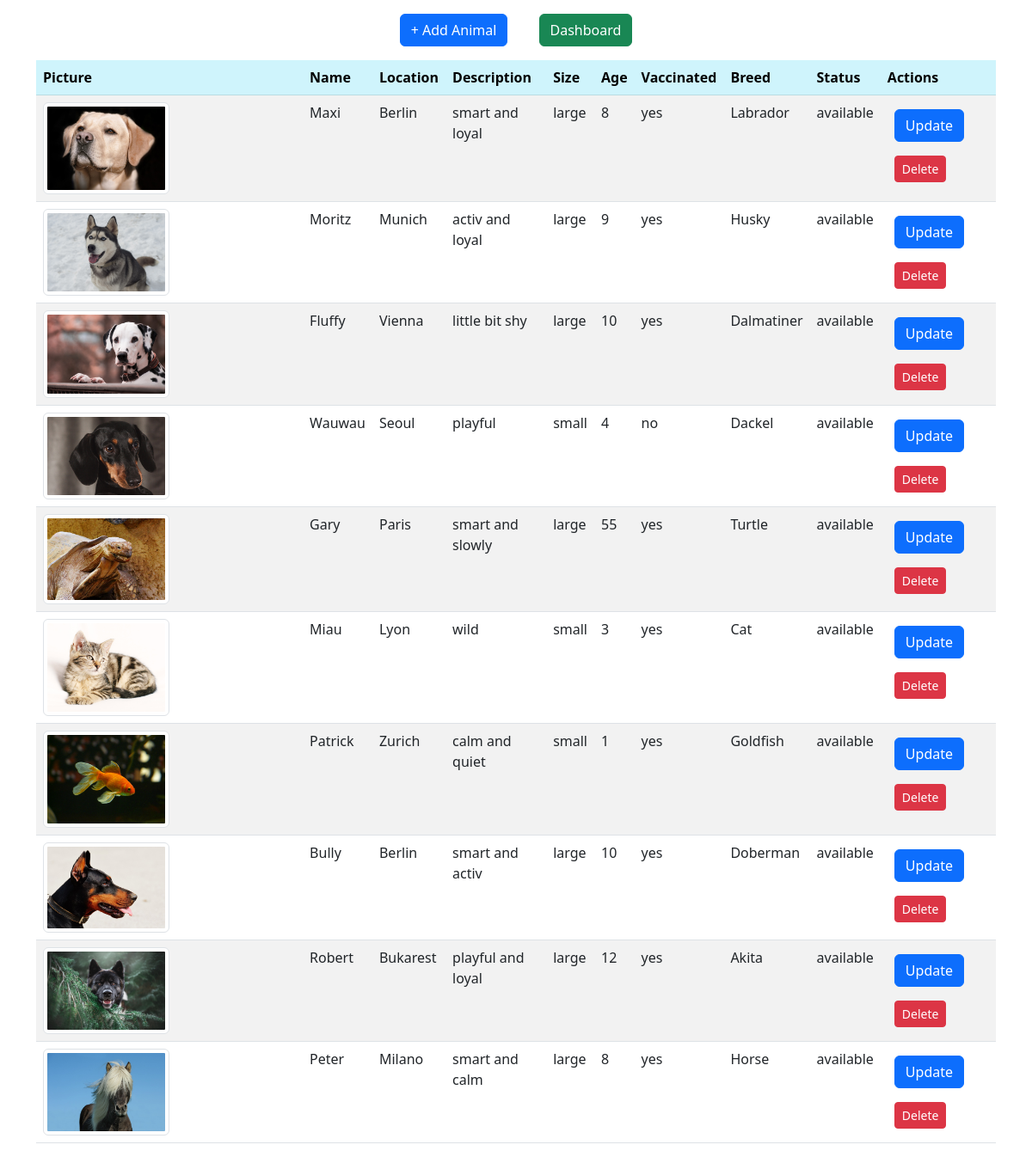
The page /animals/index.php (signed in) on the database its author committed.
### tables this page shows
CREATE TABLE `animals` (
  `id` int(11) NOT NULL,
  `picture` varchar(255) DEFAULT NULL,
  `location` varchar(255) DEFAULT NULL,
  `description` varchar(2000) DEFAULT NULL,
  `size` varchar(10) DEFAULT NULL,
  `age` int(3) DEFAULT NULL,
  `vaccinated` varchar(50) DEFAULT NULL,
  `breed` varchar(255) DEFAULT NULL,
  `status` varchar(255) DEFAULT NULL,
  `name` varchar(255) DEFAULT NULL
);

### animals/index.php (the view, shortened to what this page needs)
<?php
require_once '../components/db_connect.php';
$sql = "SELECT * FROM animals";
$result = mysqli_query($connect, $sql);
$tbody = '';
if (mysqli_num_rows($result)  > 0) {
    while ($row = mysqli_fetch_array($result, MYSQLI_ASSOC)) {
        $tbody .= "<tr>
            <td><img class='img-thumbnail w-50' src='pictures/" . $row['picture'] . "'</td>
            <td>" . $row['name'] . "</td>
            <td>" . $row['location'] . "</td>
            <td>" . $row['description'] . "</td>
            <td>" . $row['size'] . "</td>
            <td>" . $row['age'] . "</td>
            <td>" . $row['vaccinated'] . "</td>
            <td>" . $row['breed'] . "</td>
            <td>" . $row['status'] . "</td>
            <td><a href='update.php?id=" . $row['id'] . "'><button class='btn btn-primary btn m-2' type='button'>Update</button></a>
            <a href='delete.php?id=" . $row['id'] . "'><button class='btn btn-danger btn-sm m-2' type='button'>Delete</button></a></td>
            </tr>";
    };
} else {
    $tbody =  "<tr><td colspan='10'><center>No Data Available </center></td></tr>";
}
?>
<!DOCTYPE html>
<html lang="en">
<head>
    <?php require_once '../components/bootstrap.php' ?>
</head>
<body>
    <div class="container">
        <div class='text-center m-3'>
            <a href="create.php"><button class='btn btn-primary mx-3' type="button">+ Add Animal</button></a>
            <a href="../dashboard.php"><button class='btn btn-success mx-3' type="button">Dashboard</button></a>
        </div>
        <table class='table table-striped'>
            <thead class='table-info'>
                <tr>
                    <th>Picture</th>
                    <th>Name</th>
                    <th>Location</th>
                    <th>Description</th>
                    <th>Size</th>
                    <th>Age</th>
                    <th>Vaccinated</th>
                    <th>Breed</th>
                    <th>Status</th>
                    <th>Actions</th>
                </tr>
            </thead>
            <tbody>
                <?= $tbody; ?>
            </tbody>
        </table>
    </div>
</body>
</html>

### components/bootstrap.php (shortened to what this page needs)
<link href="https://cdn.jsdelivr.net/npm/bootstrap@5.3.0-alpha2/dist/css/bootstrap.min.css" rel="stylesheet">
<link rel="stylesheet" href="https://cdn.jsdelivr.net/npm/bootstrap-icons@1.10.3/font/bootstrap-icons.css">

### rows shown on the page
animals: picture (picture), name "Maxi", location "Berlin", description "smart and loyal", size "large", age "8", vaccinated "yes", breed "Labrador", status "available"
animals: picture (picture), name "Moritz", location "Munich", description "activ and loyal", size "large", age "9", vaccinated "yes", breed "Husky", status "available"
animals: picture (picture), name "Fluffy", location "Vienna", description "little bit shy", size "large", age "10", vaccinated "yes", breed "Dalmatiner", status "available"
animals: picture (picture), name "Wauwau", location "Seoul", description "playful", size "small", age "4", vaccinated "no", breed "Dackel", status "available"
animals: picture (picture), name "Gary", location "Paris", description "smart and slowly", size "large", age "55", vaccinated "yes", breed "Turtle", status "available"
animals: picture (picture), name "Miau", location "Lyon", description "wild", size "small", age "3", vaccinated "yes", breed "Cat", status "available"
animals: picture (picture), name "Patrick", location "Zurich", description "calm and quiet", size "small", age "1", vaccinated "yes", breed "Goldfish", status "available"
animals: picture (picture), name "Bully", location "Berlin", description "smart and activ", size "large", age "10", vaccinated "yes", breed "Doberman", status "available"
animals: picture (picture), name "Robert", location "Bukarest", description "playful and loyal", size "large", age "12", vaccinated "yes", breed "Akita", status "available"
animals: picture (picture), name "Peter", location "Milano", description "smart and calm", size "large", age "8", vaccinated "yes", breed "Horse", status "available"
